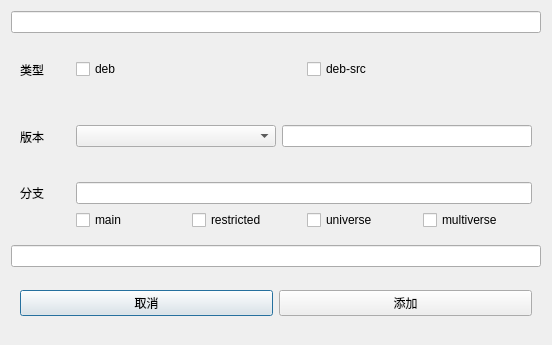
<?xml version="1.0" encoding="UTF-8"?>
<ui version="4.0">
 <class>addSource</class>
 <widget class="QDialog" name="addSource">
  <property name="geometry">
   <rect>
    <x>0</x>
    <y>0</y>
    <width>548</width>
    <height>345</height>
   </rect>
  </property>
  <property name="windowTitle">
   <string>Form</string>
  </property>
  <layout class="QVBoxLayout" name="verticalLayout">
   <item>
    <widget class="QLineEdit" name="add_lineEdit"/>
   </item>
   <item>
    <widget class="QWidget" name="widget" native="true">
     <property name="styleSheet">
      <string notr="true"/>
     </property>
     <layout class="QHBoxLayout" name="horizontalLayout">
      <item>
       <widget class="QLabel" name="label">
        <property name="minimumSize">
         <size>
          <width>50</width>
          <height>0</height>
         </size>
        </property>
        <property name="maximumSize">
         <size>
          <width>50</width>
          <height>16777215</height>
         </size>
        </property>
        <property name="text">
         <string>类型</string>
        </property>
       </widget>
      </item>
      <item>
       <widget class="QCheckBox" name="deb">
        <property name="text">
         <string>deb</string>
        </property>
       </widget>
      </item>
      <item>
       <widget class="QCheckBox" name="debsrc">
        <property name="text">
         <string>deb-src</string>
        </property>
       </widget>
      </item>
     </layout>
    </widget>
   </item>
   <item>
    <widget class="QWidget" name="widget_2" native="true">
     <property name="styleSheet">
      <string notr="true"/>
     </property>
     <layout class="QHBoxLayout" name="horizontalLayout_2">
      <item>
       <widget class="QLabel" name="label_2">
        <property name="minimumSize">
         <size>
          <width>50</width>
          <height>0</height>
         </size>
        </property>
        <property name="text">
         <string>版本</string>
        </property>
       </widget>
      </item>
      <item>
       <widget class="QComboBox" name="comboBox">
        <property name="minimumSize">
         <size>
          <width>200</width>
          <height>0</height>
         </size>
        </property>
        <item>
         <property name="text">
          <string/>
         </property>
        </item>
        <item>
         <property name="text">
          <string>v10</string>
         </property>
        </item>
        <item>
         <property name="text">
          <string>v10sp1</string>
         </property>
        </item>
        <item>
         <property name="text">
          <string>2004</string>
         </property>
        </item>
        <item>
         <property name="text">
          <string>2010</string>
         </property>
        </item>
       </widget>
      </item>
      <item>
       <widget class="QLineEdit" name="version_lineEdit">
        <property name="minimumSize">
         <size>
          <width>250</width>
          <height>0</height>
         </size>
        </property>
       </widget>
      </item>
     </layout>
    </widget>
   </item>
   <item>
    <widget class="QWidget" name="widget_4" native="true">
     <property name="styleSheet">
      <string notr="true"/>
     </property>
     <layout class="QGridLayout" name="gridLayout">
      <item row="0" column="1" colspan="4">
       <widget class="QLineEdit" name="suffix_lineEdit"/>
      </item>
      <item row="1" column="4">
       <widget class="QCheckBox" name="multiverse">
        <property name="minimumSize">
         <size>
          <width>100</width>
          <height>0</height>
         </size>
        </property>
        <property name="text">
         <string>multiverse</string>
        </property>
       </widget>
      </item>
      <item row="1" column="1">
       <widget class="QCheckBox" name="main">
        <property name="minimumSize">
         <size>
          <width>100</width>
          <height>0</height>
         </size>
        </property>
        <property name="text">
         <string>main</string>
        </property>
       </widget>
      </item>
      <item row="1" column="2">
       <widget class="QCheckBox" name="restricted">
        <property name="minimumSize">
         <size>
          <width>100</width>
          <height>0</height>
         </size>
        </property>
        <property name="text">
         <string>restricted</string>
        </property>
       </widget>
      </item>
      <item row="1" column="3">
       <widget class="QCheckBox" name="universe">
        <property name="minimumSize">
         <size>
          <width>100</width>
          <height>0</height>
         </size>
        </property>
        <property name="text">
         <string>universe</string>
        </property>
       </widget>
      </item>
      <item row="0" column="0">
       <widget class="QLabel" name="label_3">
        <property name="minimumSize">
         <size>
          <width>50</width>
          <height>0</height>
         </size>
        </property>
        <property name="maximumSize">
         <size>
          <width>50</width>
          <height>16777215</height>
         </size>
        </property>
        <property name="text">
         <string>分支</string>
        </property>
       </widget>
      </item>
      <item row="1" column="0">
       <widget class="QLabel" name="label_4">
        <property name="text">
         <string/>
        </property>
       </widget>
      </item>
     </layout>
    </widget>
   </item>
   <item>
    <widget class="QLineEdit" name="preview_lineEdit"/>
   </item>
   <item>
    <widget class="QWidget" name="widget_3" native="true">
     <property name="styleSheet">
      <string notr="true"/>
     </property>
     <layout class="QHBoxLayout" name="horizontalLayout_3">
      <item>
       <widget class="QPushButton" name="cancelBtn">
        <property name="text">
         <string>取消</string>
        </property>
       </widget>
      </item>
      <item>
       <widget class="QPushButton" name="addBtn">
        <property name="text">
         <string>添加</string>
        </property>
       </widget>
      </item>
     </layout>
    </widget>
   </item>
  </layout>
 </widget>
 <resources/>
 <connections/>
</ui>
